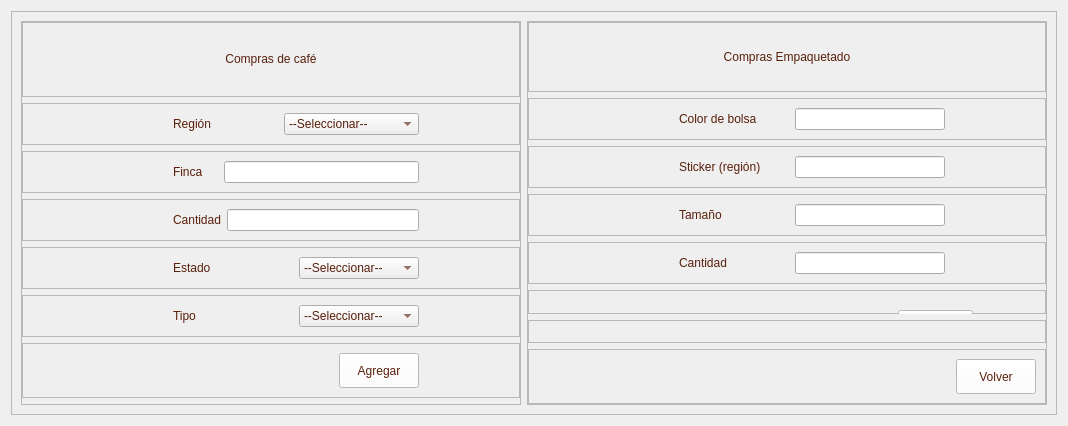
         <widget class="QWidget" name="page_compras">
          <layout class="QVBoxLayout" name="verticalLayout_15">
           <item>
            <widget class="QFrame" name="frame_18">
             <property name="frameShape">
              <enum>QFrame::StyledPanel</enum>
             </property>
             <property name="frameShadow">
              <enum>QFrame::Raised</enum>
             </property>
             <layout class="QHBoxLayout" name="horizontalLayout_11">
              <item>
               <widget class="QFrame" name="frame_19">
                <property name="minimumSize">
                 <size>
                  <width>500</width>
                  <height>0</height>
                 </size>
                </property>
                <property name="maximumSize">
                 <size>
                  <width>550</width>
                  <height>16777215</height>
                 </size>
                </property>
                <property name="frameShape">
                 <enum>QFrame::StyledPanel</enum>
                </property>
                <property name="frameShadow">
                 <enum>QFrame::Raised</enum>
                </property>
                <layout class="QVBoxLayout" name="verticalLayout_16">
                 <property name="leftMargin">
                  <number>0</number>
                 </property>
                 <property name="topMargin">
                  <number>0</number>
                 </property>
                 <property name="rightMargin">
                  <number>0</number>
                 </property>
                 <property name="bottomMargin">
                  <number>0</number>
                 </property>
                 <item>
                  <widget class="QFrame" name="frame_28">
                   <property name="minimumSize">
                    <size>
                     <width>0</width>
                     <height>75</height>
                    </size>
                   </property>
                   <property name="maximumSize">
                    <size>
                     <width>16777215</width>
                     <height>75</height>
                    </size>
                   </property>
                   <property name="frameShape">
                    <enum>QFrame::StyledPanel</enum>
                   </property>
                   <property name="frameShadow">
                    <enum>QFrame::Raised</enum>
                   </property>
                   <layout class="QVBoxLayout" name="verticalLayout_17">
                    <item>
                     <widget class="QLabel" name="label_52">
                      <property name="minimumSize">
                       <size>
                        <width>0</width>
                        <height>50</height>
                       </size>
                      </property>
                      <property name="maximumSize">
                       <size>
                        <width>16777215</width>
                        <height>50</height>
                       </size>
                      </property>
                      <property name="styleSheet">
                       <string notr="true">color: rgb(89, 31, 11);
font: 75 12pt &quot;Open Sans Semibold&quot;</string>
                      </property>
                      <property name="text">
                       <string>Compras de café</string>
                      </property>
                      <property name="alignment">
                       <set>Qt::AlignCenter</set>
                      </property>
                     </widget>
                    </item>
                   </layout>
                  </widget>
                 </item>
                 <item>
                  <widget class="QFrame" name="frame_21">
                   <property name="frameShape">
                    <enum>QFrame::StyledPanel</enum>
                   </property>
                   <property name="frameShadow">
                    <enum>QFrame::Raised</enum>
                   </property>
                   <layout class="QHBoxLayout" name="horizontalLayout_14">
                    <property name="leftMargin">
                     <number>150</number>
                    </property>
                    <property name="rightMargin">
                     <number>100</number>
                    </property>
                    <item>
                     <widget class="QLabel" name="label_9">
                      <property name="styleSheet">
                       <string notr="true">color: rgb(89, 31, 11);
font: 75 10pt &quot;Open Sans Semibold&quot;</string>
                      </property>
                      <property name="text">
                       <string>Región</string>
                      </property>
                     </widget>
                    </item>
                    <item>
                     <widget class="QComboBox" name="regionCombobx">
                      <property name="styleSheet">
                       <string notr="true">color: rgb(89, 31, 11);
font: 75 10pt &quot;Open Sans Semibold&quot;</string>
                      </property>
                      <item>
                       <property name="text">
                        <string>--Seleccionar--</string>
                       </property>
                      </item>
                      <item>
                       <property name="text">
                        <string>Huehuetenango</string>
                       </property>
                      </item>
                      <item>
                       <property name="text">
                        <string>San Marcos</string>
                       </property>
                      </item>
                      <item>
                       <property name="text">
                        <string>Antigua Guatemala</string>
                       </property>
                      </item>
                      <item>
                       <property name="text">
                        <string>Acatenango</string>
                       </property>
                      </item>
                      <item>
                       <property name="text">
                        <string>Fraijanes</string>
                       </property>
                      </item>
                      <item>
                       <property name="text">
                        <string>Coban</string>
                       </property>
                      </item>
                      <item>
                       <property name="text">
                        <string>Nuevo Oriente</string>
                       </property>
                      </item>
                      <item>
                       <property name="text">
                        <string>Atitlan</string>
                       </property>
                      </item>
                     </widget>
                    </item>
                   </layout>
                  </widget>
                 </item>
                 <item>
                  <widget class="QFrame" name="frame_22">
                   <property name="frameShape">
                    <enum>QFrame::StyledPanel</enum>
                   </property>
                   <property name="frameShadow">
                    <enum>QFrame::Raised</enum>
                   </property>
                   <layout class="QHBoxLayout" name="horizontalLayout_15">
                    <property name="leftMargin">
                     <number>150</number>
                    </property>
                    <property name="rightMargin">
                     <number>100</number>
                    </property>
                    <item>
                     <widget class="QLabel" name="label_10">
                      <property name="styleSheet">
                       <string notr="true">color: rgb(89, 31, 11);
font: 75 10pt &quot;Open Sans Semibold&quot;</string>
                      </property>
                      <property name="text">
                       <string>Finca</string>
                      </property>
                     </widget>
                    </item>
                    <item>
                     <widget class="QLineEdit" name="fincaText">
                      <property name="minimumSize">
                       <size>
                        <width>195</width>
                        <height>0</height>
                       </size>
                      </property>
                      <property name="maximumSize">
                       <size>
                        <width>190</width>
                        <height>16777215</height>
                       </size>
                      </property>
                     </widget>
                    </item>
                   </layout>
                  </widget>
                 </item>
                 <item>
                  <widget class="QFrame" name="frame_23">
                   <property name="frameShape">
                    <enum>QFrame::StyledPanel</enum>
                   </property>
                   <property name="frameShadow">
                    <enum>QFrame::Raised</enum>
                   </property>
                   <layout class="QHBoxLayout" name="horizontalLayout_16">
                    <property name="leftMargin">
                     <number>150</number>
                    </property>
                    <property name="rightMargin">
                     <number>100</number>
                    </property>
                    <item>
                     <widget class="QLabel" name="label_11">
                      <property name="styleSheet">
                       <string notr="true">color: rgb(89, 31, 11);
font: 75 10pt &quot;Open Sans Semibold&quot;</string>
                      </property>
                      <property name="text">
                       <string>Cantidad</string>
                      </property>
                     </widget>
                    </item>
                    <item>
                     <widget class="QLineEdit" name="cantidadText">
                      <property name="minimumSize">
                       <size>
                        <width>190</width>
                        <height>0</height>
                       </size>
                      </property>
                      <property name="maximumSize">
                       <size>
                        <width>195</width>
                        <height>16777215</height>
                       </size>
                      </property>
                     </widget>
                    </item>
                   </layout>
                  </widget>
                 </item>
                 <item>
                  <widget class="QFrame" name="frame_24">
                   <property name="frameShape">
                    <enum>QFrame::StyledPanel</enum>
                   </property>
                   <property name="frameShadow">
                    <enum>QFrame::Raised</enum>
                   </property>
                   <layout class="QHBoxLayout" name="horizontalLayout_13">
                    <property name="leftMargin">
                     <number>150</number>
                    </property>
                    <property name="rightMargin">
                     <number>100</number>
                    </property>
                    <item>
                     <widget class="QLabel" name="label_12">
                      <property name="styleSheet">
                       <string notr="true">color: rgb(89, 31, 11);
font: 75 10pt &quot;Open Sans Semibold&quot;</string>
                      </property>
                      <property name="text">
                       <string>Estado</string>
                      </property>
                     </widget>
                    </item>
                    <item>
                     <widget class="QComboBox" name="estadoCombobx">
                      <property name="maximumSize">
                       <size>
                        <width>300</width>
                        <height>16777215</height>
                       </size>
                      </property>
                      <property name="styleSheet">
                       <string notr="true">color: rgb(89, 31, 11);
font: 75 10pt &quot;Open Sans Semibold&quot;</string>
                      </property>
                      <item>
                       <property name="text">
                        <string>--Seleccionar--</string>
                       </property>
                      </item>
                      <item>
                       <property name="text">
                        <string>Oro</string>
                       </property>
                      </item>
                      <item>
                       <property name="text">
                        <string>Pergamino</string>
                       </property>
                      </item>
                      <item>
                       <property name="text">
                        <string>Cerezo</string>
                       </property>
                      </item>
                     </widget>
                    </item>
                   </layout>
                  </widget>
                 </item>
                 <item>
                  <widget class="QFrame" name="frame_26">
                   <property name="frameShape">
                    <enum>QFrame::StyledPanel</enum>
                   </property>
                   <property name="frameShadow">
                    <enum>QFrame::Raised</enum>
                   </property>
                   <layout class="QHBoxLayout" name="horizontalLayout_17">
                    <property name="leftMargin">
                     <number>150</number>
                    </property>
                    <property name="rightMargin">
                     <number>100</number>
                    </property>
                    <item>
                     <widget class="QLabel" name="label_13">
                      <property name="styleSheet">
                       <string notr="true">color: rgb(89, 31, 11);
font: 75 10pt &quot;Open Sans Semibold&quot;</string>
                      </property>
                      <property name="text">
                       <string>Tipo</string>
                      </property>
                     </widget>
                    </item>
                    <item>
                     <widget class="QComboBox" name="tipoCombobx">
                      <property name="styleSheet">
                       <string notr="true">color: rgb(89, 31, 11);
font: 75 10pt &quot;Open Sans Semibold&quot;</string>
                      </property>
                      <item>
                       <property name="text">
                        <string>--Seleccionar--</string>
                       </property>
                      </item>
                      <item>
                       <property name="text">
                        <string>Primeras</string>
                       </property>
                      </item>
                      <item>
                       <property name="text">
                        <string>Segundas</string>
                       </property>
                      </item>
                      <item>
                       <property name="text">
                        <string>Espressio</string>
                       </property>
                      </item>
                      <item>
                       <property name="text">
                        <string>Cataduras</string>
                       </property>
                      </item>
                     </widget>
                    </item>
                   </layout>
                  </widget>
                 </item>
                 <item>
                  <widget class="QFrame" name="frame_27">
                   <property name="frameShape">
                    <enum>QFrame::StyledPanel</enum>
                   </property>
                   <property name="frameShadow">
                    <enum>QFrame::Raised</enum>
                   </property>
                   <property name="midLineWidth">
                    <number>0</number>
                   </property>
                   <layout class="QHBoxLayout" name="horizontalLayout_12">
                    <property name="leftMargin">
                     <number>200</number>
                    </property>
                    <property name="rightMargin">
                     <number>100</number>
                    </property>
                    <item>
                     <spacer name="horizontalSpacer_19">
                      <property name="orientation">
                       <enum>Qt::Horizontal</enum>
                      </property>
                      <property name="sizeHint" stdset="0">
                       <size>
                        <width>40</width>
                        <height>20</height>
                       </size>
                      </property>
                     </spacer>
                    </item>
                    <item>
                     <widget class="QPushButton" name="cafeComprarBTN">
                      <property name="minimumSize">
                       <size>
                        <width>0</width>
                        <height>35</height>
                       </size>
                      </property>
                      <property name="styleSheet">
                       <string notr="true">QFrame{
background-color: rgb(51, 157, 255);
}

QPushButton{
color: rgb(89, 31, 11);
background-color: rgb(255, 255, 255);
font: 75 9pt &quot;Open Sans Semibold&quot;
}

QPushButton:hover{
color: rgb(255, 255, 255);
background-color: rgb(209, 172, 127);
font: 75 9pt  &quot;Open Sans Semibold&quot;
}
</string>
                      </property>
                      <property name="text">
                       <string>Agregar</string>
                      </property>
                     </widget>
                    </item>
                   </layout>
                  </widget>
                 </item>
                 <item>
                  <widget class="QFrame" name="frame_29">
                   <property name="frameShape">
                    <enum>QFrame::StyledPanel</enum>
                   </property>
                   <property name="frameShadow">
                    <enum>QFrame::Raised</enum>
                   </property>
                  </widget>
                 </item>
                </layout>
               </widget>
              </item>
              <item>
               <widget class="QFrame" name="frame_20">
                <property name="frameShape">
                 <enum>QFrame::StyledPanel</enum>
                </property>
                <property name="frameShadow">
                 <enum>QFrame::Raised</enum>
                </property>
                <layout class="QVBoxLayout" name="verticalLayout_18">
                 <property name="leftMargin">
                  <number>0</number>
                 </property>
                 <property name="topMargin">
                  <number>0</number>
                 </property>
                 <property name="rightMargin">
                  <number>0</number>
                 </property>
                 <property name="bottomMargin">
                  <number>0</number>
                 </property>
                 <item>
                  <widget class="QFrame" name="frame_25">
                   <property name="frameShape">
                    <enum>QFrame::StyledPanel</enum>
                   </property>
                   <property name="frameShadow">
                    <enum>QFrame::Raised</enum>
                   </property>
                   <layout class="QVBoxLayout" name="verticalLayout_19">
                    <item>
                     <widget class="QLabel" name="label_53">
                      <property name="minimumSize">
                       <size>
                        <width>0</width>
                        <height>50</height>
                       </size>
                      </property>
                      <property name="maximumSize">
                       <size>
                        <width>16777215</width>
                        <height>50</height>
                       </size>
                      </property>
                      <property name="styleSheet">
                       <string notr="true">color: rgb(89, 31, 11);
font: 75 12pt &quot;Open Sans Semibold&quot;</string>
                      </property>
                      <property name="text">
                       <string>Compras Empaquetado</string>
                      </property>
                      <property name="alignment">
                       <set>Qt::AlignCenter</set>
                      </property>
                     </widget>
                    </item>
                   </layout>
                  </widget>
                 </item>
                 <item>
                  <widget class="QFrame" name="frame_36">
                   <property name="frameShape">
                    <enum>QFrame::StyledPanel</enum>
                   </property>
                   <property name="frameShadow">
                    <enum>QFrame::Raised</enum>
                   </property>
                   <layout class="QHBoxLayout" name="horizontalLayout_21">
                    <property name="leftMargin">
                     <number>150</number>
                    </property>
                    <property name="rightMargin">
                     <number>100</number>
                    </property>
                    <item>
                     <widget class="QLabel" name="label_14">
                      <property name="maximumSize">
                       <size>
                        <width>200</width>
                        <height>16777215</height>
                       </size>
                      </property>
                      <property name="styleSheet">
                       <string notr="true">color: rgb(89, 31, 11);
font: 75 10pt &quot;Open Sans Semibold&quot;</string>
                      </property>
                      <property name="text">
                       <string>Color de bolsa</string>
                      </property>
                     </widget>
                    </item>
                    <item>
                     <widget class="QLineEdit" name="colorBolsaText">
                      <property name="maximumSize">
                       <size>
                        <width>150</width>
                        <height>16777215</height>
                       </size>
                      </property>
                     </widget>
                    </item>
                   </layout>
                  </widget>
                 </item>
                 <item>
                  <widget class="QFrame" name="frame_35">
                   <property name="frameShape">
                    <enum>QFrame::StyledPanel</enum>
                   </property>
                   <property name="frameShadow">
                    <enum>QFrame::Raised</enum>
                   </property>
                   <layout class="QHBoxLayout" name="horizontalLayout_20">
                    <property name="leftMargin">
                     <number>150</number>
                    </property>
                    <property name="rightMargin">
                     <number>100</number>
                    </property>
                    <item>
                     <widget class="QLabel" name="label_15">
                      <property name="maximumSize">
                       <size>
                        <width>200</width>
                        <height>16777215</height>
                       </size>
                      </property>
                      <property name="styleSheet">
                       <string notr="true">color: rgb(89, 31, 11);
font: 75 10pt &quot;Open Sans Semibold&quot;</string>
                      </property>
                      <property name="text">
                       <string>Sticker (región)</string>
                      </property>
                     </widget>
                    </item>
                    <item>
                     <widget class="QLineEdit" name="stickerText">
                      <property name="maximumSize">
                       <size>
                        <width>150</width>
                        <height>16777215</height>
                       </size>
                      </property>
                     </widget>
                    </item>
                   </layout>
                  </widget>
                 </item>
                 <item>
                  <widget class="QFrame" name="frame_30">
                   <property name="frameShape">
                    <enum>QFrame::StyledPanel</enum>
                   </property>
                   <property name="frameShadow">
                    <enum>QFrame::Raised</enum>
                   </property>
                   <layout class="QHBoxLayout" name="horizontalLayout_19">
                    <property name="leftMargin">
                     <number>150</number>
                    </property>
                    <property name="rightMargin">
                     <number>100</number>
                    </property>
                    <item>
                     <widget class="QLabel" name="label_16">
                      <property name="minimumSize">
                       <size>
                        <width>50</width>
                        <height>0</height>
                       </size>
                      </property>
                      <property name="maximumSize">
                       <size>
                        <width>200</width>
                        <height>16777215</height>
                       </size>
                      </property>
                      <property name="styleSheet">
                       <string notr="true">color: rgb(89, 31, 11);
font: 75 10pt &quot;Open Sans Semibold&quot;</string>
                      </property>
                      <property name="text">
                       <string>Tamaño</string>
                      </property>
                     </widget>
                    </item>
                    <item>
                     <widget class="QLineEdit" name="tamanioText">
                      <property name="maximumSize">
                       <size>
                        <width>150</width>
                        <height>16777215</height>
                       </size>
                      </property>
                     </widget>
                    </item>
                   </layout>
                  </widget>
                 </item>
                 <item>
                  <widget class="QFrame" name="frame_31">
                   <property name="frameShape">
                    <enum>QFrame::StyledPanel</enum>
                   </property>
                   <property name="frameShadow">
                    <enum>QFrame::Raised</enum>
                   </property>
                   <layout class="QHBoxLayout" name="horizontalLayout_18">
                    <property name="leftMargin">
                     <number>150</number>
                    </property>
                    <property name="rightMargin">
                     <number>100</number>
                    </property>
                    <item>
                     <widget class="QLabel" name="label_17">
                      <property name="styleSheet">
                       <string notr="true">color: rgb(89, 31, 11);
font: 75 10pt &quot;Open Sans Semibold&quot;</string>
                      </property>
                      <property name="text">
                       <string>Cantidad</string>
                      </property>
                     </widget>
                    </item>
                    <item>
                     <widget class="QLineEdit" name="lineEdit">
                      <property name="maximumSize">
                       <size>
                        <width>150</width>
                        <height>16777215</height>
                       </size>
                      </property>
                     </widget>
                    </item>
                   </layout>
                  </widget>
                 </item>
                 <item>
                  <widget class="QFrame" name="frame_32">
                   <property name="frameShape">
                    <enum>QFrame::StyledPanel</enum>
                   </property>
                   <property name="frameShadow">
                    <enum>QFrame::Raised</enum>
                   </property>
                   <widget class="QPushButton" name="empaquetadoComprarBTN">
                    <property name="geometry">
                     <rect>
                      <x>370</x>
                      <y>20</y>
                      <width>75</width>
                      <height>35</height>
                     </rect>
                    </property>
                    <property name="minimumSize">
                     <size>
                      <width>0</width>
                      <height>35</height>
                     </size>
                    </property>
                    <property name="styleSheet">
                     <string notr="true">QFrame{
background-color: rgb(51, 157, 255);
}

QPushButton{
color: rgb(89, 31, 11);
background-color: rgb(255, 255, 255);
font: 75 9pt &quot;Open Sans Semibold&quot;
}

QPushButton:hover{
color: rgb(255, 255, 255);
background-color: rgb(209, 172, 127);
font: 75 9pt  &quot;Open Sans Semibold&quot;
}
</string>
                    </property>
                    <property name="text">
                     <string>Agregar</string>
                    </property>
                   </widget>
                  </widget>
                 </item>
                 <item>
                  <widget class="QFrame" name="frame_33">
                   <property name="frameShape">
                    <enum>QFrame::StyledPanel</enum>
                   </property>
                   <property name="frameShadow">
                    <enum>QFrame::Raised</enum>
                   </property>
                  </widget>
                 </item>
                 <item>
                  <widget class="QFrame" name="frame_34">
                   <property name="frameShape">
                    <enum>QFrame::StyledPanel</enum>
                   </property>
                   <property name="frameShadow">
                    <enum>QFrame::Raised</enum>
                   </property>
                   <layout class="QHBoxLayout" name="horizontalLayout_59">
                    <item>
                     <spacer name="horizontalSpacer_17">
                      <property name="orientation">
                       <enum>Qt::Horizontal</enum>
                      </property>
                      <property name="sizeHint" stdset="0">
                       <size>
                        <width>418</width>
                        <height>20</height>
                       </size>
                      </property>
                     </spacer>
                    </item>
                    <item>
                     <widget class="QPushButton" name="btn_volver_I">
                      <property name="minimumSize">
                       <size>
                        <width>0</width>
                        <height>35</height>
                       </size>
                      </property>
                      <property name="styleSheet">
                       <string notr="true">QFrame{
background-color: rgb(51, 157, 255);
}

QPushButton{
color: rgb(89, 31, 11);
background-color: rgb(255, 255, 255);
font: 75 9pt &quot;Open Sans Semibold&quot;
}

QPushButton:hover{
color: rgb(255, 255, 255);
background-color: rgb(209, 172, 127);
font: 75 9pt  &quot;Open Sans Semibold&quot;
}
</string>
                      </property>
                      <property name="text">
                       <string>Volver</string>
                      </property>
                     </widget>
                    </item>
                   </layout>
                  </widget>
                 </item>
                </layout>
               </widget>
              </item>
             </layout>
            </widget>
           </item>
          </layout>
         </widget>
